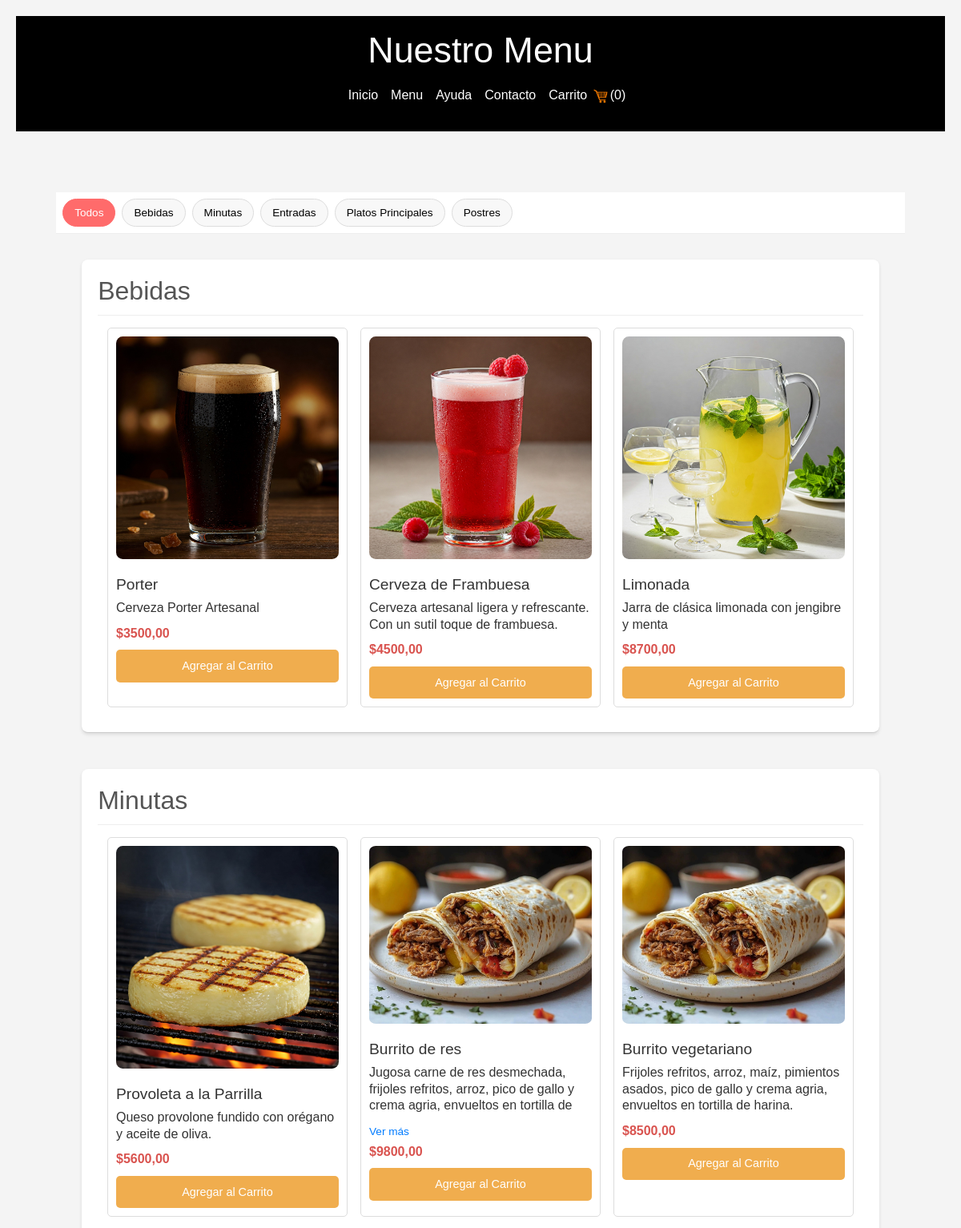
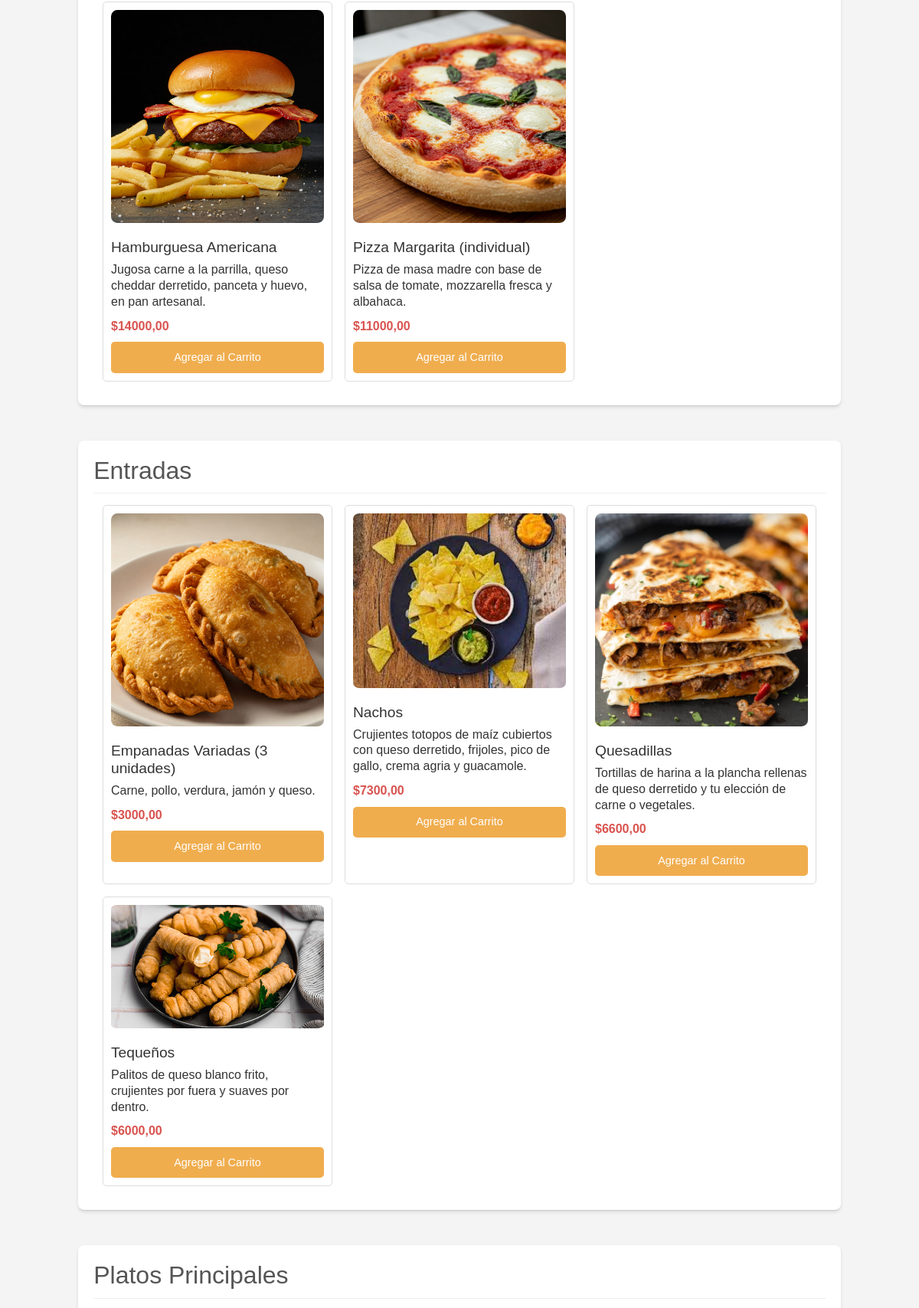
/1/menu/ (upper part), run on the app's committed database (2 pictures, top to bottom).
### caja/models.py (models this page shows, shortened)
class Category(models.Model):
    id = models.AutoField(primary_key=True)  # Explicitly define primary key
    name = models.CharField(max_length=100, unique=True)

class Product(models.Model):
    id = models.AutoField(primary_key=True)  # Explicitly define primary key
    name = models.CharField(max_length=100, unique=True)
    description = models.TextField(max_length=220, blank=True, null=True)
    price = models.DecimalField(max_digits=10, decimal_places=2)
    stock = models.IntegerField(default=0)
    image = models.ImageField(upload_to='products/', blank=True, null=True)
    idCategoria = models.ForeignKey('Category', on_delete=models.CASCADE, related_name='products', blank=True, null=True)
    idPromotion = models.ForeignKey('Promotion', on_delete=models.CASCADE, related_name='products', blank=True, null=True)
    active = models.BooleanField(default=True)  # To mark if the product is active

### cliente/views.py (the view)
# urls.py: path('<int:table>/menu/', views.menu, name='menu'),
def menu(request, table):
    categorias = Category.objects.all()
    categorias_con_productos = []
    for categoria in categorias:
        productos = Product.objects.filter(idCategoria=categoria, active=True, stock__gt=0)
        if productos.exists():
            categorias_con_productos.append((categoria, productos))
    return render(request, 'cliente/menu.html', {'table': table, 'categorias_con_productos': categorias_con_productos})

### templates/cliente/menu.html (shortened to what this page needs)
{% extends 'cliente/base.html' %}
{% load static %}
{% block Subtitulo %}Nuestro Menu{% endblock %}
{% block contenido %}
<nav class="submenu-categorias">
    <div class="filtros">
        <button class="filtro active" data-cat="all">Todos</button>
        {% for categoria, productos in categorias_con_productos %}
            <button class="filtro" data-cat="cat-{{ categoria.id }}">{{ categoria.name }}</button>
        {% endfor %}
    </div>
</nav>
<main class="menu-principal main-container">
    {% for categoria, productos in categorias_con_productos %}
    <section class="categoria" id="cat-{{ categoria.id }}">
        <h2>{{ categoria.name }}</h2>
        <ul class="lista-platos">
            {% for producto in productos %}
            <li class="plato-item">
                {% if producto.image %}
                    <a href="{% url 'cliente:detalle_producto' table producto.id %}">
                        <img src="{{ producto.image.url }}" alt="{{ producto.name }}">
                    </a>
                {% endif %}
                <div class="producto-info">
                    <h3>{{ producto.name }}</h3>
                    <p class="descripcion">{{ producto.description }}</p>
                    <span class="ver-mas">Ver más</span>
                    <p class="precio">${{ producto.price }}</p>
                    <button class="agregar-carrito"
                        data-id="{{ producto.id }}"
                        data-nombre="{{ producto.name }}"
                        data-precio="{{ producto.price }}">
                        Agregar al Carrito
                    </button>
                </div>
            </li>
            {% endfor %}
        </ul>
    </section>
    {% endfor %}
</main>
{% endblock %}

### templates/cliente/base.html (shortened to what this page needs)
{% load static %}
<!doctype html>
<html lang="es">
    <head>
        <link
            href="https://cdn.jsdelivr.net/npm/bootstrap@5.3.2/dist/css/bootstrap.min.css"
            rel="stylesheet"
        />
        <link rel="stylesheet" href="{%static 'cliente/style.css' %}">
        <link rel="stylesheet" href="{%static 'cliente/contacto_estilos.css' %}">
    </head>
    <body>
<header class="custom-header">
    <h1>{% block Subtitulo %}  {% endblock  %}</h1>
    <nav class="navbar navbar-expand-lg navbar-dark">
    <div class="container-fluid">
        <div class="collapse navbar-collapse" id="navbarNav">
            <div class="navbar-nav mx-auto">
                <a class="nav-item nav-link" href="{% url 'cliente:index' table %}">Inicio</a>
                <a class="nav-item nav-link" href="{% url 'cliente:menu' table %}">Menu</a>
                <a class="nav-item nav-link" href="{% url 'cliente:ayuda' table %}">Ayuda</a>
                <a class="nav-item nav-link" href="{% url 'cliente:contacto' table %}">Contacto</a>
                <a class="nav-item nav-link" href="{% url 'cliente:carrito' table %}">
                    Carrito <img src="{% static 'cliente/imagen/carrito.jpg' %}" alt="Carrito" style="width:24px;height:24px;">(<span id="cantidad-items-carrito">0</span>)
                </a>
            </div>
        </div>
    </div>
</nav>
</header>
        <main>
        <div class="container">
            <div class="row">
                <div class="col-12">
                    {% block contenido  %}{% endblock  %}
                </div>
            </div>
        </div>
        </main>
    </body>
</html>

### static/cliente/style.css (style rules this page uses)
body { font-family: Arial, Helvetica, sans-serif; margin: 0; padding: 0; background-color: #f4f4f4; color: #333; line-height: 1.6; }
.custom-header { background-color: #000; color: white; text-align: center; padding: 1em; }
.custom-header h1 { margin: 0; font-size: 2em; font-weight: normal; line-height: 1.2; }
.custom-header .nav-link { color: white !important; padding: 0.5em 1em; border-radius: 5px; }
main { margin: 2%; padding: 15px; margin-bottom: 60px; }
.main-container { max-width: 1200px; margin: 0 auto; padding: clamp(1rem, 3vw, 2rem); font-family: Arial, Helvetica, sans-serif; font-size: clamp(0.9rem, 2.5vw, 1rem); box-sizing: border-box; }
.custom-header h1 { font-size: clamp(1.8rem, 5vw, 2.8rem); }
.menu-principal .categoria { margin-bottom: 15px; border-bottom: 1px solid #ccc; padding-bottom: 15px; }
.menu-principal img { width: 100%; max-width: 300px; border-radius: 3%; margin-bottom: 10px; height: auto; }
.lista-platos { list-style: none; padding: 0; display: grid; grid-template-columns: repeat(auto-fit, minmax(100px, 300px)); gap: 1em; justify-content: center; }
.plato-item { border: 1px solid #ddd; padding: 10px; margin-bottom: 0; display: flex; flex-direction: column; align-items: stretch; border-radius: 5px; background: #fff; gap: 10px; box-sizing: border-box; }
.plato-item img { width: 100%; max-width: 300px; height: auto; display: block; object-fit: cover; margin-bottom: 10px; }
.plato-item h3 { margin-top: 0; font-size: 1.2em; }
.precio { font-weight: bold; color: #d9534f; margin-bottom: 0.5em; }
.descripcion { overflow: hidden; line-height: 1.3em; max-height: calc(1.3em * 3); margin-bottom: 0.5em; transition: max-height 0.3s ease; }
.ver-mas { display: none; color: #007bff; font-size: 0.85em; cursor: pointer; margin-bottom: 8px; }
.agregar-carrito { background-color: #f0ad4e; color: white; border: none; padding: 0.6em 1.2em; border-radius: 5px; cursor: pointer; text-align: center; width: 100%; font-size: 0.9em; }
body { font-family: Arial, Helvetica, sans-serif; margin: 20px; background-color: #f4f4f4; color: #333; }
main { display: flex; flex-direction: column; gap: 30px; }
section { background-color: #fff; padding: 20px; border-radius: 8px; box-shadow: 0 2px 4px rgba(0, 0, 0, 0.1); }
h2 { color: #555; border-bottom: 1px solid #eee; padding-bottom: 10px; margin-bottom: 15px; }
.submenu-categorias { background: #fff; padding: 8px; border-bottom: 1px solid #eee; position: sticky; top: 0; z-index: 100; }
.filtros { display: flex; gap: 8px; overflow-x: auto; scrollbar-width: none; }
.filtro { flex: 0 0 auto; border: 1px solid #ddd; background: #f8f8f8; padding: 6px 14px; border-radius: 20px; cursor: pointer; font-size: 0.85rem; transition: all 0.2s ease; white-space: nowrap; }
.filtro.active { background: #ff6b6b; color: #fff; border-color: #ff6b6b; }

### data on the page
Category: name "Bebidas"
Category: name "Minutas"
Category: name "Entradas"
Category: name "Platos Principales"
Category: name "Postres"
Product: image (picture), name "Porter", description "Cerveza Porter Artesanal", price "3500,00"
Product: image (picture), name "Cerveza de Frambuesa", description "Cerveza artesanal ligera y refrescante. Con un sutil toque de frambuesa.", price "4500,00"
Product: image (picture), name "Limonada", description "Jarra de clásica limonada con jengibre y menta", price "8700,00"
Product: image (picture), name "Provoleta a la Parrilla", description "Queso provolone fundido con orégano y aceite de oliva.", price "5600,00"
Product: image (picture), name "Burrito de res", description "Jugosa carne de res desmechada, frijoles refritos, arroz, pico de gallo y crema agria, envueltos en tortilla de…", price "9800,00"
Product: image (picture), name "Burrito vegetariano", description "Frijoles refritos, arroz, maíz, pimientos asados, pico de gallo y crema agria, envueltos en tortilla de harina.", price "8500,00"
Product: image (picture), name "Hamburguesa Americana", description "Jugosa carne a la parrilla, queso cheddar derretido, panceta y huevo, en pan artesanal.", price "14000,00"
Product: image (picture), name "Pizza Margarita (individual)", description "Pizza de masa madre con base de salsa de tomate, mozzarella fresca y albahaca.", price "11000,00"
Product: image (picture), name "Empanadas Variadas (3 unidades)", description "Carne, pollo, verdura, jamón y queso.", price "3000,00"
Product: image (picture), name "Nachos", description "Crujientes totopos de maíz cubiertos con queso derretido, frijoles, pico de gallo, crema agria y guacamole.", price "7300,00"
Product: image (picture), name "Quesadillas", description "Tortillas de harina a la plancha rellenas de queso derretido y tu elección de carne o vegetales.", price "6600,00"
Product: image (picture), name "Tequeños", description "Palitos de queso blanco frito, crujientes por fuera y suaves por dentro.", price "6000,00"
